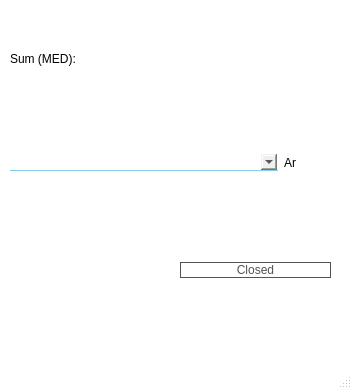
<?xml version="1.0" encoding="UTF-8"?>
<ui version="4.0">
 <class>DeleteMed</class>
 <widget class="QMainWindow" name="DeleteMed">
  <property name="geometry">
   <rect>
    <x>0</x>
    <y>0</y>
    <width>352</width>
    <height>389</height>
   </rect>
  </property>
  <property name="windowTitle">
   <string>MainWindow</string>
  </property>
  <property name="styleSheet">
   <string notr="true">QMainWindow
{
	background-color: rgb(255, 255, 255);
}</string>
  </property>
  <widget class="QWidget" name="centralwidget">
   <widget class="QWidget" name="verticalLayoutWidget">
    <property name="geometry">
     <rect>
      <x>10</x>
      <y>10</y>
      <width>541</width>
      <height>201</height>
     </rect>
    </property>
    <layout class="QVBoxLayout" name="verticalLayout">
     <item>
      <widget class="QLabel" name="label">
       <property name="styleSheet">
        <string notr="true">font: 16pt &quot;Snap ITC&quot;;</string>
       </property>
       <property name="text">
        <string>Sum (MED):</string>
       </property>
      </widget>
     </item>
     <item>
      <layout class="QHBoxLayout" name="horizontalLayout_2">
       <item>
        <widget class="QComboBox" name="comboBox">
         <property name="styleSheet">
          <string notr="true">QComboBox
{
	border-top:none;
	border-rigth:none;
	border-left:none;	
	border-bottom:1px solid skyblue;
	font: 16pt &quot;Segoe Script&quot;;
}</string>
         </property>
        </widget>
       </item>
       <item>
        <widget class="QLabel" name="label_3">
         <property name="styleSheet">
          <string notr="true">font: 16pt &quot;Snap ITC&quot;;</string>
         </property>
         <property name="text">
          <string>Ar</string>
         </property>
        </widget>
       </item>
      </layout>
     </item>
    </layout>
   </widget>
   <widget class="QWidget" name="horizontalLayoutWidget">
    <property name="geometry">
     <rect>
      <x>180</x>
      <y>250</y>
      <width>151</width>
      <height>41</height>
     </rect>
    </property>
    <layout class="QHBoxLayout" name="horizontalLayout">
     <item>
      <widget class="QPushButton" name="pushButton">
       <property name="cursor">
        <cursorShape>PointingHandCursor</cursorShape>
       </property>
       <property name="styleSheet">
        <string notr="true">/*QPushButton
{
	font: 16pt &quot;Snap ITC&quot;;
}
QPushButton
{
	font: 16pt &quot;Snap ITC&quot;;

	background-color: rgb(255, 255, 255);
	color:rgb(0, 85, 255) ;
	border-color: rgb(0,85,255);
	border-style: solid 5px;
	border : 1px solid rgb(0,85,255);
	border-radius: 10px;
}
QPushButton:hover
{
border : 2px solid rgb(0,0,255);
color : rgb(0, 0, 255);
}*/

QPushButton
{
	font: 16pt &quot;Snap ITC&quot;;
}
QPushButton
{
	font: 16pt &quot;Snap ITC&quot;;

	background-color: rgb(255, 255, 255);
	color: rgb(83, 83, 83);
	border-color: rgb(83, 83, 83);
	border-style: solid 5px;
	border : 1px solid rgb(83, 83, 83);
	border-radius: 10px;
}
QPushButton:hover
{
	border : 2px solid  rgb(31, 31, 31);
	color: rgb(31, 31, 31);
	background-color: rgb(236, 236, 236);
}
</string>
       </property>
       <property name="text">
        <string>Closed</string>
       </property>
      </widget>
     </item>
    </layout>
   </widget>
  </widget>
  <widget class="QMenuBar" name="menubar">
   <property name="geometry">
    <rect>
     <x>0</x>
     <y>0</y>
     <width>352</width>
     <height>21</height>
    </rect>
   </property>
  </widget>
  <widget class="QStatusBar" name="statusbar"/>
 </widget>
 <resources/>
 <connections/>
</ui>
